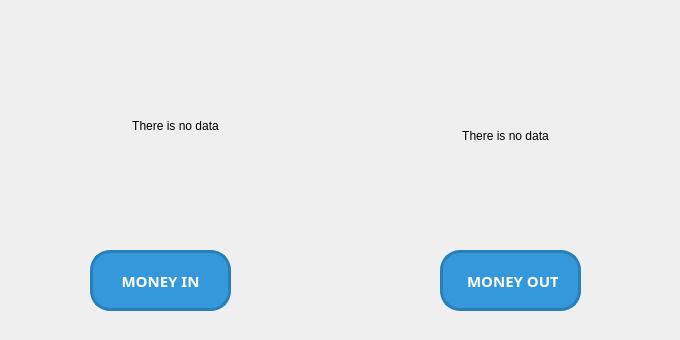
    <widget class="QWidget" name="tabManagement">
     <attribute name="title">
      <string>Management</string>
     </attribute>
     <widget class="QLabel" name="labelMoneyIn">
      <property name="geometry">
       <rect>
        <x>10</x>
        <y>20</y>
        <width>331</width>
        <height>211</height>
       </rect>
      </property>
      <property name="font">
       <font>
        <family>Arial</family>
       </font>
      </property>
      <property name="text">
       <string>There is no data</string>
      </property>
      <property name="alignment">
       <set>Qt::AlignCenter</set>
      </property>
     </widget>
     <widget class="QLabel" name="labelMoneyOut">
      <property name="geometry">
       <rect>
        <x>340</x>
        <y>30</y>
        <width>331</width>
        <height>211</height>
       </rect>
      </property>
      <property name="font">
       <font>
        <family>Arial</family>
       </font>
      </property>
      <property name="text">
       <string>There is no data</string>
      </property>
      <property name="alignment">
       <set>Qt::AlignCenter</set>
      </property>
     </widget>
     <widget class="QLabel" name="label_4">
      <property name="geometry">
       <rect>
        <x>90</x>
        <y>230</y>
        <width>141</width>
        <height>101</height>
       </rect>
      </property>
      <property name="font">
       <font>
        <family>Arial,sans-serif</family>
        <pointsize>-1</pointsize>
        <weight>75</weight>
        <bold>true</bold>
       </font>
      </property>
      <property name="styleSheet">
       <string notr="true">    QLabel {
        font-family: 'Arial', sans-serif; /* Phông chữ hiện đại */
        font-size: 15px; /* Kích thước chữ lớn và dễ nhìn */
        font-weight: bold; /* Làm đậm chữ */
        color: #ffffff; /* Màu chữ trắng */
        background-color: #3498db; /* Màu nền xanh dương */
        border: 3px solid #2980b9; /* Viền xanh đậm */
        border-radius: 20px; /* Bo tròn các góc */
        padding: 20px; /* Khoảng cách bên trong label */
        text-align: center; /* Căn giữa chữ */
        margin: 20px 0; /* Khoảng cách trên và dưới */
        text-shadow: 3px 3px 10px rgba(0, 0, 0, 0.4); /* Hiệu ứng bóng cho chữ */
        box-shadow: 0 4px 6px rgba(0, 0, 0, 0.2); /* Bóng đổ xung quanh label */
    }

    QLabel:hover {
        color: #f1c40f; /* Màu chữ khi hover (vàng) */
        background-color: #2980b9; /* Màu nền khi hover (xanh đậm) */
        border-color: #1f5d76; /* Màu viền khi hover (xanh đậm hơn) */
        box-shadow: 0 8px 10px rgba(0, 0, 0, 0.3); /* Tăng hiệu ứng bóng khi hover */
    }</string>
      </property>
      <property name="text">
       <string>MONEY IN</string>
      </property>
      <property name="alignment">
       <set>Qt::AlignCenter</set>
      </property>
     </widget>
     <widget class="QLabel" name="label_5">
      <property name="geometry">
       <rect>
        <x>440</x>
        <y>230</y>
        <width>141</width>
        <height>101</height>
       </rect>
      </property>
      <property name="font">
       <font>
        <family>Arial,sans-serif</family>
        <pointsize>-1</pointsize>
        <weight>75</weight>
        <bold>true</bold>
       </font>
      </property>
      <property name="styleSheet">
       <string notr="true">    QLabel {
        font-family: 'Arial', sans-serif; /* Phông chữ hiện đại */
        font-size: 15px; /* Kích thước chữ lớn và dễ nhìn */
        font-weight: bold; /* Làm đậm chữ */
        color: #ffffff; /* Màu chữ trắng */
        background-color: #3498db; /* Màu nền xanh dương */
        border: 3px solid #2980b9; /* Viền xanh đậm */
        border-radius: 20px; /* Bo tròn các góc */
        padding: 20px; /* Khoảng cách bên trong label */
        text-align: center; /* Căn giữa chữ */
        margin: 20px 0; /* Khoảng cách trên và dưới */
        text-shadow: 3px 3px 10px rgba(0, 0, 0, 0.4); /* Hiệu ứng bóng cho chữ */
        box-shadow: 0 4px 6px rgba(0, 0, 0, 0.2); /* Bóng đổ xung quanh label */
    }

    QLabel:hover {
        color: #f1c40f; /* Màu chữ khi hover (vàng) */
        background-color: #2980b9; /* Màu nền khi hover (xanh đậm) */
        border-color: #1f5d76; /* Màu viền khi hover (xanh đậm hơn) */
        box-shadow: 0 8px 10px rgba(0, 0, 0, 0.3); /* Tăng hiệu ứng bóng khi hover */
    }</string>
      </property>
      <property name="text">
       <string>MONEY OUT</string>
      </property>
     </widget>
    </widget>
